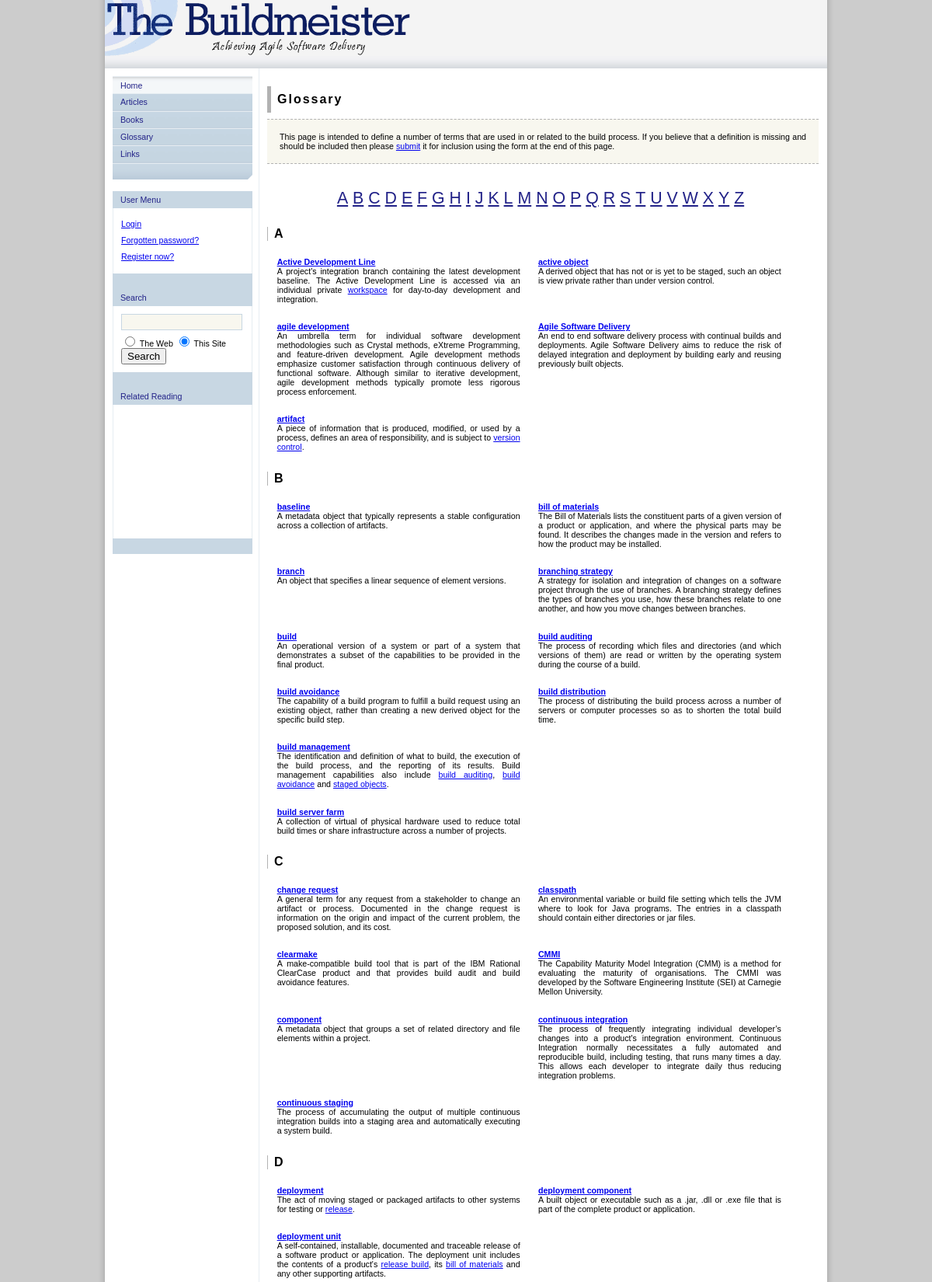
The page /glossary.php (upper part) on the database its author committed.
### tables this page shows
CREATE TABLE IF NOT EXISTS `glossary` (
  `id` mediumint(8) NOT NULL auto_increment,
  `posted_by` varchar(32) NOT NULL,
  `title` varchar(100) NOT NULL,
  `summary` mediumtext NOT NULL,
  `active` tinyint(1) NOT NULL default '0',
  PRIMARY KEY  (`id`)
);

### glossary.php (the view, shortened to what this page needs)
<?php
include("include/header.php");
?>
<div id="article">
<?php
if (isset($_SESSION['glosssuccess'])) {
    if ($_SESSION['glosssuccess']) {
        $session->displayDialog("Submission Succesfull",
        	"Thank you for your submission, it will be reviewed before being added to the site.",
            SITE_BASEDIR . "/glossary.php");
    } else {
        $session->displayDialog("Submission Failed",
            "We're sorry, but an error has occurred and your submission has failed. "
            ."Please try again at a later time.",
            $session->referrer);
    }
    unset($_SESSION['glosssuccess']);
} else {
?>
<div id="toptitle"><h2>Glossary</h2></div>
<div id="introductory">
<p>This page is intended to define a number of terms that are used in
or related to the build process. If you believe that a definition is
missing and should be included then please <a href="#submit">submit</a>
it for inclusion using the form at the end of this page.</p>
</div>
<div id="alphabet">
<?php
for ($i = 65; $i <= 90; $i++) {
    echo "<a href='#" . chr($i) . "'>"
        . chr($i) . "</a>&nbsp;";
}
?>
</div>
<?php
for ($i = 65; $i <= 90; $i++) {
    echo "<h2><a id='" . chr($i) . "'></a>"
        . chr($i) . "</h2>";
    $sql = "SELECT * from " . TBL_GLOSSARY
        . " where active = 1 AND title REGEXP '^"
        . chr($i) . "' ORDER BY title;";
    $result = mysql_query($sql);
    $numrows = mysql_num_rows($result);
    $count = 1;
    if ($numrows != 0) {
        echo "<table width='95%'>";
        while ($row = mysql_fetch_assoc($result)) {
            if (($count % 2) == 1) {
                echo "<tr>\n";
            }
            $title = $row['title'];
            $href = str_replace(' ', '_', $title);
            echo "<td class='glossitem' valign='top'><strong><a id='#" . $href . "'></a>"
        	    . "<a href='viewterm.php?term=" . $href . "'>"
                . $row['title'] . "</a></strong><br/>"
		        . stripslashes($row['summary']) . "</td>\n";
		    if (($count++ % 2) == 0) {
                echo "</tr>\n";
            }
        }
        if (($numrows % 2) == 1) {
            echo "</tr>";
        }
        echo "</table>\n";
    }
}
?>
</div>
<?php
    }
?>
<?php
include("include/footer.php");
?>

### stylesheets/main.css (style rules this page uses)
body { background:#CCC; color:#000; margin:0px; padding:0px; font-family: arial, "lucida console", sans-serif; list-style-type: disc; font-size: 8pt; }
#introductory { text-align: justify; font: 1.2em; padding: 0.5em; margin: 0 0 2em 0; background: #F8F7EF; border-bottom: 1px dashed #B2B2B2; border-top: 1px dashed #B2B2B2; }
#content #introductory p { padding: 0; margin: 1em; text-align:justify }
#content #toptitle h2 { margin-bottom: 0.5em; font: 2em; letter-spacing: 2px; padding: 0.5em; border-left: 5px solid #B2B2B2; }
#content h2 { margin-bottom: 0.5em; font: 2em; letter-spacing: 2px; }
td.glossitem { width:50%; padding: 1.0em; text-align:justify }
#alphabet { font-size:2em; padding: 0.5em; text-align:center; }
#alphabet a { color:#228; text-decoration:underline; }

### stylesheets/article.css (style rules this page uses)
#article { text-align: justify; padding-left: 0px; padding-right: 0px; font-size: 8pt; }
h2 { padding-left: 0.5em; text-align:left; font-size:12pt; letter-spacing: 2px; border-left: 1px solid #B2B2B2; }
p { text-align: justify; }

### rows shown on the page
glossary: title "Active Development Line", summary "A project's integration branch containing the latest development baseline. The Active Development Line is accessed via an individual private workspace for day-to-day development and integration."
glossary: title "active object", summary "A derived object that has not or is yet to be staged, such an object is view private rather than under version control."
glossary: title "agile development", summary "An umbrella term for individual software development methodologies such as Crystal methods, eXtreme Programming, and feature-driven development. Agile development methods emphasize customer satisfaction through continuous delivery of functional software. Although similar to iterative development, agile development methods typically promote less rigorous process enforcement."
glossary: title "Agile Software Delivery", summary "An end to end software delivery process with continual builds and deployments. Agile Software Delivery aims to reduce the risk of delayed integration and deployment by building early and reusing previously built objects."
glossary: title "artifact", summary "A piece of information that is produced, modified, or used by a process, defines an area of responsibility, and is subject to version control ."
glossary: title "baseline", summary "A metadata object that typically represents a stable configuration across a collection of artifacts."
glossary: title "bill of materials", summary "The Bill of Materials lists the constituent parts of a given version of a product or application, and where the physical parts may be found. It describes the changes made in the version and refers to how the product may be installed."
glossary: title "branch", summary "An object that specifies a linear sequence of element versions."
glossary: title "branching strategy", summary "A strategy for isolation and integration of changes on a software project through the use of branches. A branching strategy defines the types of branches you use, how these branches relate to one another, and how you move changes between branches."
glossary: title "build", summary "An operational version of a system or part of a system that demonstrates a subset of the capabilities to be provided in the final product."
glossary: title "build auditing", summary "The process of recording which files and directories (and which versions of them) are read or written by the operating system during the course of a build."
glossary: title "build avoidance", summary "The capability of a build program to fulfill a build request using an existing object, rather than creating a new derived object for the specific build step."
glossary: title "build distribution", summary "The process of distributing the build process across a number of servers or computer processes so as to shorten the total build time."
glossary: title "build management", summary "The identification and definition of what to build, the execution of the build process, and the reporting of its results. Build management capabilities also include build auditing , build avoidance and"
glossary: summary "staged objects ."
glossary: title "build server farm", summary "A collection of virtual of physical hardware used to reduce total build times or share infrastructure across a number of projects."
glossary: title "change request", summary "A general term for any request from a stakeholder to change an artifact or process. Documented in the change request is information on the origin and impact of the current problem, the proposed solution, and its cost."
glossary: title "classpath", summary "An environmental variable or build file setting which tells the JVM where to look for Java programs. The entries in a classpath should contain either directories or jar files."
glossary: title "clearmake", summary "A make-compatible build tool that is part of the IBM Rational ClearCase product and that provides build audit and build avoidance features."
glossary: title "CMMI", summary "The Capability Maturity Model Integration (CMM) is a method for evaluating the maturity of organisations. The CMMI was developed by the Software Engineering Institute (SEI) at Carnegie Mellon University."
glossary: title "component", summary "A metadata object that groups a set of related directory and file elements within a project."
glossary: title "continuous integration", summary "The process of frequently integrating individual developer’s changes into a product's integration environment. Continuous Integration normally necessitates a fully automated and reproducible build, including testing, that runs many times a day. This allows each developer to integrate daily thus reducing integration problems."
glossary: title "continuous staging", summary "The process of accumulating the output of multiple continuous integration builds into a staging area and automatically executing a system build."
glossary: title "deployment", summary "The act of moving staged or packaged artifacts to other systems for testing or release ."
glossary: title "deployment component", summary "A built object or executable such as a .jar, .dll or .exe file that is part of the complete product or application."
glossary: title "deployment unit", summary "A self-contained, installable, documented and traceable release of a software product or application. The deployment unit includes the contents of a product's release build , its bill of materials and any other supporting artifacts."

### other values the page prints
$navmenu_main[$i]["Title"] "Home"
$navmenu_main[$i]["Title"] "Articles"
$navmenu_main[$i]["Title"] "Books"
$navmenu_main[$i]["Title"] "Glossary"
$navmenu_main[$i]["Title"] "Links"
chr($i) "A"
chr($i) "B"
chr($i) "C"
chr($i) "D"
chr($i) "E"
chr($i) "F"
chr($i) "G"
chr($i) "H"
chr($i) "I"
chr($i) "J"
